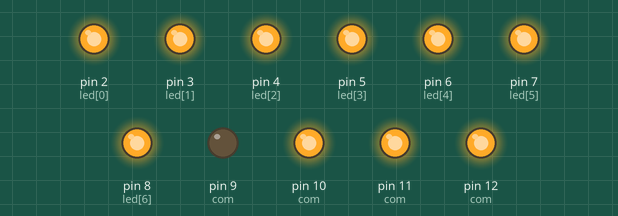
This sketch was run on a simulated Arduino Uno, built with avr-gcc and run on an emulated ATmega328P. Shown: output pins drawn as LEDs (lit = HIGH).

Above: at 0.2 s.
At 0.7 s:
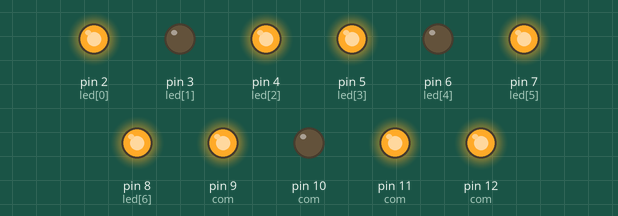
At 1.2 s:
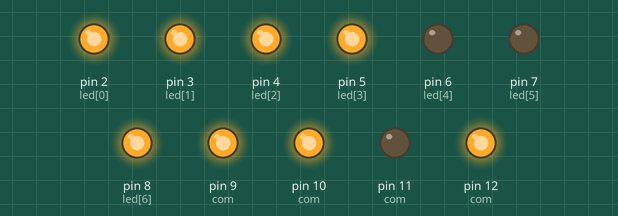
At 1.7 s:
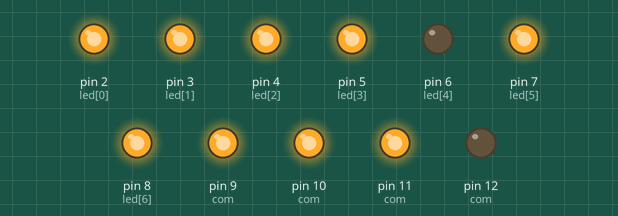
Timing chart, 0 to 3.0 s (numbered marks = the images above):
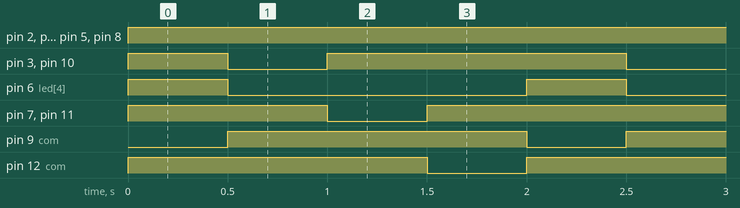

The sketch:

47_timer.ino
```cpp
const unsigned int led[7] = { 2, 3, 4, 5, 6, 7, 8 };  // led 사용pin은 2~8번까지
const unsigned int com[5] = { -1, 9, 10, 11, 12 };  // com1~4 까지 4개 pin이 있는데, com[0]은 -1로 사용하지 않음
const unsigned int num[10][7] = {
  { 1, 1, 1, 1, 1, 1, 0 },  /*0*/
  { 0, 1, 1, 0, 0, 0, 0 },  /*1*/
  { 1, 1, 0, 1, 1, 0, 1 },  /*2*/
  { 1, 1, 1, 1, 0, 0, 1 },  /*3*/
  { 0, 1, 1, 0, 0, 1, 1 },  /*4*/
  { 1, 0, 1, 1, 0, 1, 1 },  /*5*/
  { 1, 0, 1, 1, 1, 1, 1 },  /*6*/
  { 1, 0, 1, 1, 1, 1, 1 },  /*7*/
  { 1, 1, 1, 1, 1, 1, 1 },  /*8*/
  { 1, 1, 1, 1, 0, 1, 1 },  /*9*/
};

void dis_init() {
  for(int x = 0; x < 7; x++) {
    pinMode(led[x], OUTPUT);
  }
  for(int y = 1; y <= 4; y++) {
    pinMode(com[y], OUTPUT);
  }
}

void dis_clear() {
  for(int x = 0; x < 7; x++) {
    digitalWrite(led[x], LOW);
  }
  for(int y = 1; y <= 4; y++) {
    digitalWrite(com[y], HIGH); // 공통 음극은 com pin을 High로 해야 동작하지 않는 것임
  }
}

void dis_number(unsigned int n, unsigned int m) {
  dis_clear();

  if(0 <= n && n <= 9 && 1 <= m && m <= 4) {
    for(int x = 0; x < 7; x++) {
      digitalWrite(led[x], num[n][x] == 1 ? HIGH:LOW);
    }
    digitalWrite(com[m], LOW);
  }
}

void setup() {
  dis_init();
}

void loop() {
  dis_number(8, 1); // com1에 8을 보여라
  delay(500);
  dis_number(5, 2); // com2에 5을 보여라
  delay(500);
  dis_number(3, 3); // com3에 3을 보여라
  delay(500);
  dis_number(9, 4); // com4에 9을 보여라
  delay(500);
}
```

Measured:
- by itself, pin 2 (led[0]), pin 4 (led[2]), pin 5 (led[3]), pin 8 (led[6]): LOW → HIGH at 0.00 s
- by itself, pin 3 (led[1]), pin 7 (led[5]), pin 10 (com), pin 11 (com): repeats every 2.0 s: LOW 0.50 s, HIGH 1.5 s
- by itself, pin 6 (led[4]): alternates HIGH for 0.50 s and LOW for 1.5 s
- by itself, pin 9 (com), pin 12 (com): alternates HIGH for 1.5 s and LOW for 0.50 s
